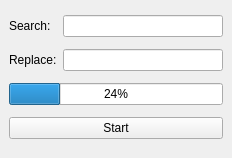
<?xml version="1.0" encoding="UTF-8"?>
<ui version="4.0">
 <class>LayerRenamerDockWidgetBase</class>
 <widget class="QDockWidget" name="LayerRenamerDockWidgetBase">
  <property name="geometry">
   <rect>
    <x>0</x>
    <y>0</y>
    <width>232</width>
    <height>158</height>
   </rect>
  </property>
  <property name="windowTitle">
   <string>Layer Renamer</string>
  </property>
  <widget class="QWidget" name="dockWidgetContents">
   <layout class="QGridLayout" name="gridLayout">
    <item row="0" column="0">
     <widget class="QLabel" name="label">
      <property name="text">
       <string>Search:</string>
      </property>
     </widget>
    </item>
    <item row="2" column="0" colspan="2">
     <widget class="QProgressBar" name="progressBar">
      <property name="value">
       <number>24</number>
      </property>
     </widget>
    </item>
    <item row="0" column="1">
     <widget class="QLineEdit" name="textToReplace"/>
    </item>
    <item row="1" column="1">
     <widget class="QLineEdit" name="newText"/>
    </item>
    <item row="1" column="0">
     <widget class="QLabel" name="label_2">
      <property name="text">
       <string>Replace:</string>
      </property>
     </widget>
    </item>
    <item row="3" column="0" colspan="2">
     <widget class="QPushButton" name="start">
      <property name="text">
       <string>Start</string>
      </property>
     </widget>
    </item>
   </layout>
  </widget>
 </widget>
 <resources/>
 <connections/>
</ui>
